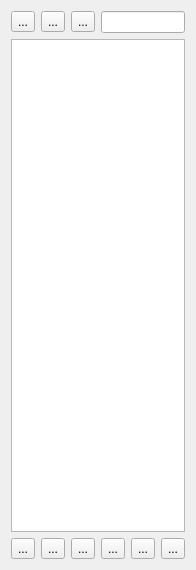
<?xml version="1.0" encoding="UTF-8"?>
<ui version="4.0">
 <class>WdgFlipbookDocker</class>
 <widget class="QWidget" name="WdgFlipbookDocker">
  <property name="geometry">
   <rect>
    <x>0</x>
    <y>0</y>
    <width>190</width>
    <height>570</height>
   </rect>
  </property>
  <layout class="QVBoxLayout" name="verticalLayout">
   <item>
    <layout class="QHBoxLayout" name="horizontalLayout">
     <item>
      <widget class="QToolButton" name="bnNewFlipbook">
       <property name="text">
        <string>...</string>
       </property>
      </widget>
     </item>
     <item>
      <widget class="QToolButton" name="bnLoadFlipbook">
       <property name="text">
        <string>...</string>
       </property>
      </widget>
     </item>
     <item>
      <widget class="QToolButton" name="bnSaveFlipbook">
       <property name="text">
        <string>...</string>
       </property>
      </widget>
     </item>
     <item>
      <widget class="QLineEdit" name="txtName"/>
     </item>
    </layout>
   </item>
   <item>
    <widget class="FlipbookView" name="listFlipbook"/>
   </item>
   <item>
    <layout class="QHBoxLayout" name="horizontalLayout_2">
     <item>
      <widget class="QToolButton" name="bnFirstItem">
       <property name="text">
        <string>...</string>
       </property>
      </widget>
     </item>
     <item>
      <widget class="QToolButton" name="bnPreviousItem">
       <property name="text">
        <string>...</string>
       </property>
      </widget>
     </item>
     <item>
      <widget class="QToolButton" name="bnNextItem">
       <property name="text">
        <string>...</string>
       </property>
      </widget>
     </item>
     <item>
      <widget class="QToolButton" name="bnLastItem">
       <property name="text">
        <string>...</string>
       </property>
      </widget>
     </item>
     <item>
      <spacer name="horizontalSpacer">
       <property name="orientation">
        <enum>Qt::Horizontal</enum>
       </property>
       <property name="sizeHint" stdset="0">
        <size>
         <width>40</width>
         <height>20</height>
        </size>
       </property>
      </spacer>
     </item>
     <item>
      <widget class="QToolButton" name="bnAddItem">
       <property name="text">
        <string>...</string>
       </property>
      </widget>
     </item>
     <item>
      <widget class="QToolButton" name="bnDeleteItem">
       <property name="text">
        <string>...</string>
       </property>
      </widget>
     </item>
    </layout>
   </item>
  </layout>
 </widget>
 <customwidgets>
  <customwidget>
   <class>FlipbookView</class>
   <extends>QListView</extends>
   <header location="global">FlipbookView.h</header>
  </customwidget>
 </customwidgets>
 <tabstops>
  <tabstop>bnNewFlipbook</tabstop>
  <tabstop>bnLoadFlipbook</tabstop>
  <tabstop>bnSaveFlipbook</tabstop>
  <tabstop>txtName</tabstop>
  <tabstop>listFlipbook</tabstop>
  <tabstop>bnFirstItem</tabstop>
  <tabstop>bnPreviousItem</tabstop>
  <tabstop>bnNextItem</tabstop>
  <tabstop>bnLastItem</tabstop>
  <tabstop>bnAddItem</tabstop>
  <tabstop>bnDeleteItem</tabstop>
 </tabstops>
 <resources/>
 <connections/>
</ui>
